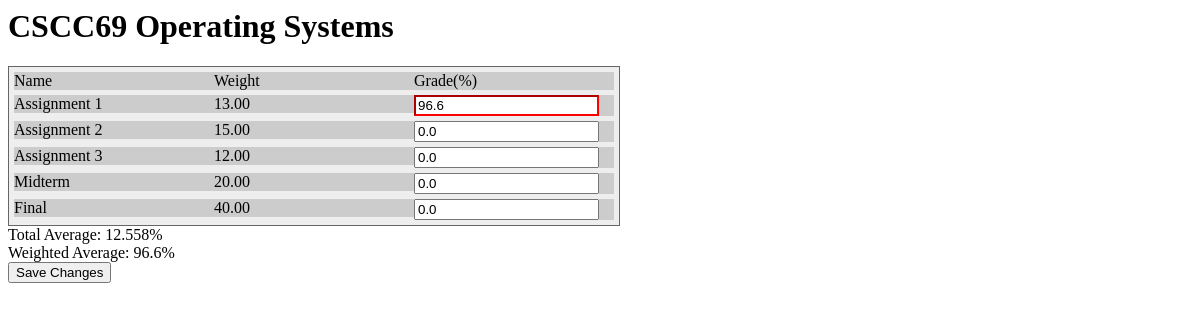
Page /courses/9/ on the earlier database version.
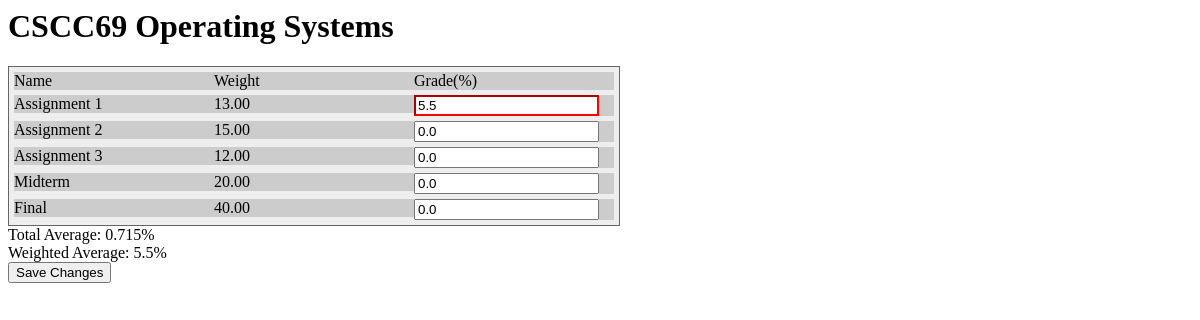
Same page on the later database version.
### courses/models.py (models this page shows, shortened)
class Assessment(models.Model):
    course = models.ForeignKey(Course, on_delete=models.CASCADE)
    name = models.CharField(max_length=100)
    components = models.IntegerField(default=1)
    weight = models.DecimalField(decimal_places=2, max_digits=4)

class Grade(models.Model):
    assessment = models.ForeignKey(Assessment, on_delete=models.CASCADE)
    mark = models.FloatField(default=0.0)
    component = models.IntegerField(default=1)

class Course(models.Model):
    course_code = models.CharField(max_length=20)
    course_name = models.CharField(max_length=200)
    start_date = models.DateTimeField('course starting date')
    def validate_weight(self):
        weight = 0.0
        assessments = Assessment.objects.filter(course=self)
        for assessment in assessments:
            weight += float(assessment.weight)
        return (weight == 100.0)
    def getTotalAverage(self):
        if not Course.validate_weight(self):
            return 0.0
        mark = 0.0
        assessments = Assessment.objects.filter(course=self)
        for asm in assessments:
            grades = Grade.objects.filter(assessment=asm)
            weight = asm.weight/asm.components
            for grade in grades:
                mark += float(grade.mark) * float(weight) / 100
        return mark
    def getWeightedAverage(self):
        if not Course.validate_weight(self):
            return 0.0
        mark = 0.0
        availableMark = 0.0
        assessments = Assessment.objects.filter(course=self)
        for asm in assessments:
            grades = Grade.objects.filter(assessment=asm)
            weight = asm.weight/asm.components
            for grade in grades:
                if grade.mark > 0:
                    availableMark += float(weight)
                mark += (float(grade.mark)/100) * float(weight)
        if not availableMark: return 0
        return mark/availableMark * 100

### courses/views.py (the view)
# urls.py: path('<int:pk>/', views.DetailView.as_view(), name='detail'),
class DetailView(generic.DetailView):
    model = Course
    template_name = 'courses/detail.html'
    def get_queryset(self):
        return Course.objects.filter(start_date__lte=timezone.now())

### courses/templatetags/courses_extra.py (called while the page is built)
@register.filter
def getMark(assessment_id, c):
    a = Assessment.objects.get(pk=assessment_id)
    try:
        return float(a.grade_set.get(component=c).mark)
    except(Grade.DoesNotExist):
        return 0.0

@register.filter
def getTotalAverage(course_id):
    c = Course.objects.get(pk=course_id)
    return c.getTotalAverage()

@register.filter
def getWeightedAverage(course_id):
    c = Course.objects.get(pk=course_id)
    return c.getWeightedAverage()

### courses/templates/courses/detail.html (shortened to what this page needs)
<h1>{{ course.course_code }} {{course.course_name}}</h1>
{% load static %}
{% load courses_extra %}
<link rel="stylesheet" type="text/css" href="{% static 'courses/detail.css' %}">
<form action="{% url 'courses:set_grade' course.id %}" method="post">
<div class="table">
    <div class="row">
        <div class="cell">Name</div>
        <div class="cell">Weight</div>
        <div class="cell">Grade(%)</div>
    </div>
    {% for assessment in course.assessment_set.all %}
        {% if assessment.components > 1 %}
            {% for i in 1|filter_range:assessment.components %}
                <div class="row">
                    <div class="cell">{{assessment.name}} {{i}}</div>
                    <div class="cell">{{assessment.weight|div:assessment.components}}</div>
                    <div class="cell">
                        <input type="text" name="{{assessment.id}}_{{i}}"
                        value="{{assessment.id|getMark:i}}" required pattern="([0-100]*\.?[0-9]+)"/>
                    </div>
                </div>
            {% endfor %}
        {% else%}
            <div class="row">
                <div class="cell">{{assessment.name}}</div>
                <div class="cell">{{assessment.weight}}</div>
                <div class="cell">
                    <input type="text" name="{{assessment.id}}_1"
                    value="{{assessment.id|getMark:1}}" required pattern="([0-100]*\.?[0-9]+)"/>
                </div>
            </div>
        {% endif %}
    {% endfor %}
</div>
<div class = "average">
    <div class="total">Total Average: {{course.id|getTotalAverage}}%</div>
    <div class="weighted">Weighted Average: {{course.id|getWeightedAverage}}%</div>
</div>
<input type="submit" value="Save Changes">
</form>

Differences in the rows shown:
changed through a linked row, Course "CSCC69": id|getTotalAverage "12.558" → "0.715"; id|getWeightedAverage "96.6" → "5.5"
changed through a linked row, Assessment "Assignment 1": id|getMark "96.6" → "5.5"
